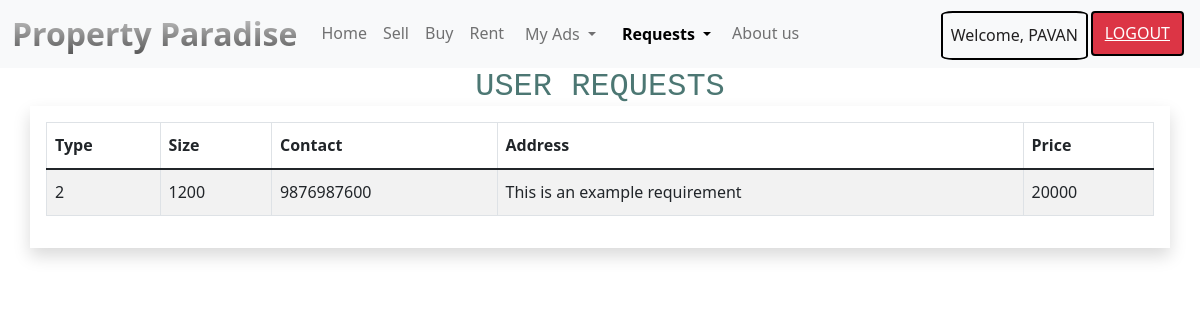
Screenshot of /showRequests.php (signed in) with the database file from the repository.
### tables this page shows
CREATE TABLE `user_details` (
  `fname` text NOT NULL,
  `lname` text NOT NULL,
  `username` varchar(50) NOT NULL,
  `usertype` varchar(10) NOT NULL
);

CREATE TABLE `request` (
  `ID` int(11) NOT NULL,
  `BHK` int(5) NOT NULL,
  `SIZE` bigint(10) NOT NULL,
  `PRICE` bigint(10) NOT NULL,
  `CONTACT` bigint(10) NOT NULL,
  `ADDRESS` varchar(200) NOT NULL
);

### showRequests.php (the view, shortened to what this page needs)
<!DOCTYPE html>
<html>
<head>
    <link href="https://cdn.jsdelivr.net/npm/bootstrap@5.1.3/dist/css/bootstrap.min.css" rel="stylesheet">
    <link rel="stylesheet" href="style.css">
</head>
<body>
    <?php include 'loggedHeader.php'; ?>
    <div class="text-center">
        <h2 class="heading-2 center">USER REQUESTS</h2>
    </div>
    <div class="container">
        <div class="row p-3 shadow">
            <table id="example" class="table table-striped table-bordered" style="width:100%">
                <thead>
                    <tr>
                        <th>Type</th>
                        <th>Size</th>
                        <th>Contact</th>
                        <th>Address</th>
                        <th>Price</th>
                    </tr>
                </thead>
                <tbody>
                    <?php
                    $sql = 'SELECT * FROM `request` WHERE 1';
                    $result = $conn->query($sql);
                    $pr = '';
                    if (mysqli_num_rows($result) > 0) {
                        while ($row = mysqli_fetch_assoc($result)) {
                            $pr .= '<tr>';
                            $pr .= '<td>' . $row['BHK'] . '</td>' . '<td>' . $row['SIZE'] . '</td>' . '<td>' . $row['CONTACT'] . '</td>' . '<td>' . $row['ADDRESS'] . '</td>' . '<td>' . $row['PRICE'] . '</td>';
                            $pr .= '</tr>';
                        }
                        echo $pr;
                    }
                    ?>
                </tbody>
        </div>
    </div>
</body>
</html>

### getusername.php
<?php
require 'connection.php';
$id= $_SESSION['username'];
$sql = "SELECT * FROM user_details WHERE username='$id'";
$result = $conn->query($sql);
while ($row = $result->fetch_assoc())
$fname=$row["fname"];
echo"$fname";
?>

### style.css (style rules this page uses)
* { margin: 0; padding: 0; line-height: 1.8; }
html, body { margin: 0; height: 100%; }
.center { text-align: center; }
.heading-2 { width: fit-content; margin: auto; margin-top: 1rem; color: rgb(76, 119, 115); font-family: monospace; }
.center { width: fit-content; margin: auto; }

### rows the page displays
user_details: fname "PAVAN"
request: BHK "2", SIZE "1200", CONTACT "9876987600", ADDRESS "This is an example requirement", PRICE "20000"
